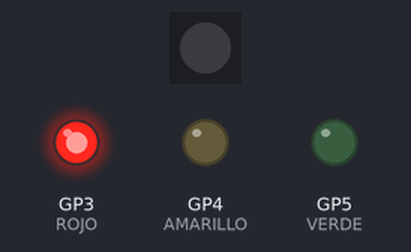
Simulated run of this program. Board: Raspberry Pi Pico. On the bench: 1 RGB LEDs in strip order, left to right, output pins drawn as LEDs (lit = HIGH).

Above: at 0.5 s.
At 1.5 s:
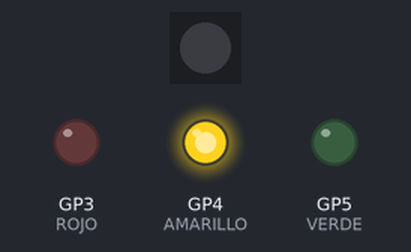
At 5.5 s:
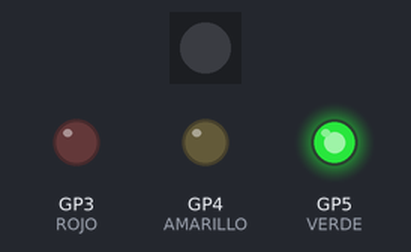
Timing chart, 0 to 6.9 s (numbered marks = the images above):
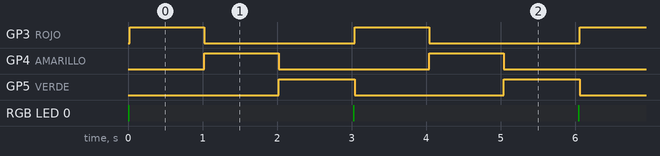

The program:

main.cpp
```cpp
#include "Arduino.h"
#include <Adafruit_NeoPixel.h>

#define ROJO 3
#define AMARILLO 4
#define VERDE 5

//#define POSITIVO

#ifdef POSITIVO
  #define ENCENDIDO HIGH
  #define APAGADO LOW
#else
  #define ENCENDIDO LOW
  #define APAGADO HIGH
#endif

#define PIN        16
#define NUM_LEDS 1

Adafruit_NeoPixel led(NUM_LEDS, PIN, NEO_GRB + NEO_KHZ800);

void setup() {
  led.begin();
  led.setBrightness(30); // Brillo moderado (de 0 a 255)
  led.show();            // Aseguramos que empiece apagado
  // put your setup code here, to run once:
  pinMode(ROJO, OUTPUT);
  pinMode(AMARILLO, OUTPUT);
  pinMode(VERDE, OUTPUT);
}

void loop() {
  led.setPixelColor(0, led.Color(0, 255, 0));
  led.show();
  delay(20);
  led.clear();
  led.show();
  // put your main code here, to run repeatedly:
   digitalWrite(ROJO, HIGH);
   digitalWrite(VERDE, LOW);
   delay(1000);
   digitalWrite(AMARILLO, HIGH);
   digitalWrite(ROJO, LOW);
   delay(1000);
   digitalWrite(VERDE, HIGH);
   digitalWrite(AMARILLO, LOW);
   delay(1000);

}
```

Measured:
- by itself, GP3 (ROJO), GP4 (AMARILLO), GP5 (VERDE): alternates HIGH for 1.0 s and LOW for 2.0 s
- by itself, RGB LED 0: alternates RGB(0, 30, 0) for 0.02 s and off for 3.0 s
- by itself, everything shown: repeats every 3.0 s, in 4 steps
